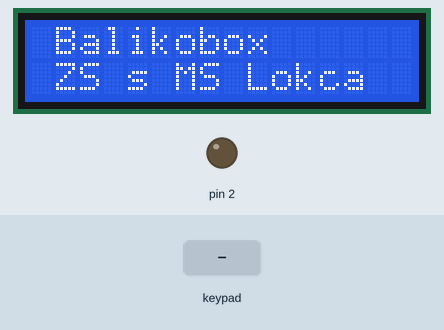
Simulated run of this sketch. Board: Arduino Mega 2560, built with avr-gcc and run on an emulated ATmega2560. Shown: 16×2 character LCD, output pins drawn as LEDs (lit = HIGH). The inputs (shaded band) are chosen by the test bench. The local clock reads 2024-03-15 10:24:30 at power-on unless the sketch sets it; pins used as bus, display or sensor lines are not drawn; what the sketch prints to the serial monitor is not drawn.

Above: at 1.3 s.
1.4 s: keypad keys 2 3 6 6 3 2 * pressed 0.4 s apart
At 4.5 s:
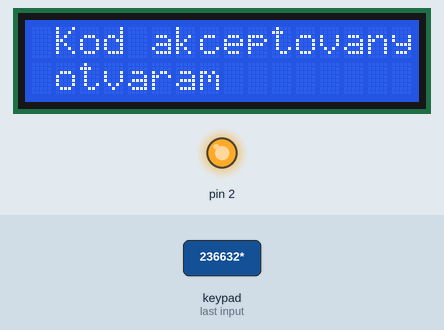
5.7 s: keypad keys 2 3 6 6 3 2 # pressed 0.4 s apart
At 10.9 s:
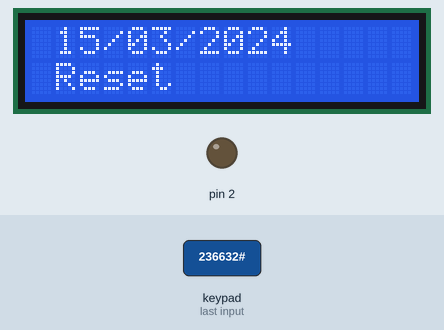
11.5 s: keypad keys 4 3 5 3 5 1 4 7 * pressed 0.4 s apart
At 15.3 s:
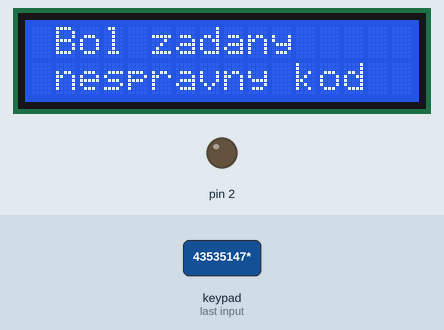
18.1 s: key '1' pressed
At 18.5 s:
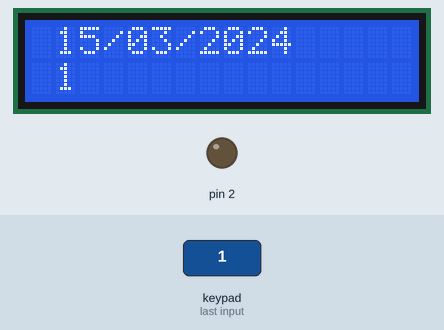
19.6 s: key '2' pressed
At 20.7 s:
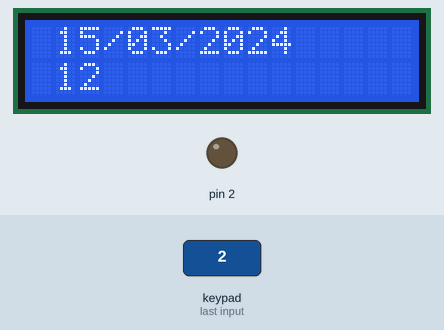
21.1 s: key '*' pressed
At 23.7 s:
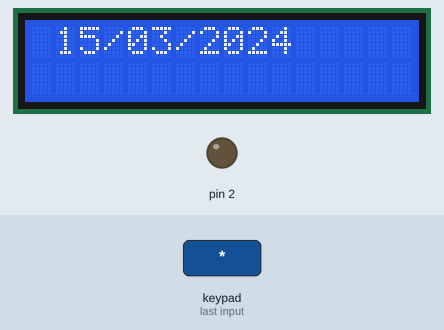
Timing chart, 0 to 25.1 s (numbered marks = the images above; inputs shaded):
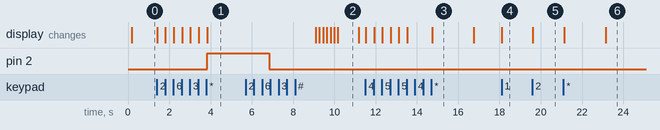

Measured:
- after the input at 1.4 s, pin 2: LOW → HIGH after 2.4 s; the display: first changes at once (image 1 shows a later state)
- after the input at 5.7 s, the display: first changes after 3.4 s (image 2 shows a later state)
- after the input at 11.5 s, the display: first changes at once (image 3 shows a later state)
- after the input at 18.1 s, the display: changes at once (image 4)
- after the input at 19.6 s, the display: changes at once (image 5)
- after the input at 21.1 s, the display: first changes at once (image 6 shows a later state)
- what the display in image 2 shows lasts 1.0 s, from 10.2 s to 11.2 s

The sketch:

source.ino
```cpp
//First Lego League [FLL] - inovativny projekt
//Program pre domaci balikobox


  // Arduino casovy modul
// pripojenia modulu: CLK -> pin 11; DAT -> pin 10; RST -> pin 9; VCC a GND v setup() {cez digitalne piny};
int clk = 11;
int dat = 10;
int rst = 9;

// kniznice pre komunikaciu s casovym modulom
#include <ThreeWire.h>
#include <RtcDS1302.h>

// inicializacia spojenia
ThreeWire myWire(dat,clk,rst);
RtcDS1302<ThreeWire> Rtc(myWire);


  // Arduino klavesnica
//pripojenia modulu: podla standardu RJ45-T568B otocene (od hnedej po slabo oranzovu) s tym ze sa hnedy vodic vynecha a zapaja sa od pinu 53 kazdy dalsi vodic o 2 menej (51, 49,...) az po pin 41
// kniznica pre komunikaciu s klavesnicou
#include "Keypad.h"

const byte ROWS = 4; //4 riadky
const byte COLS = 3; //3 stlpce
char keys[ROWS][COLS] =
 {{'1','2','3'},
  {'4','5','6'},
  {'7','8','9'},
  {'*','0','#'}};

byte rowPins[ROWS] = {
  43, 53, 51, 47}; //pripojenie do riadkov
//1,  2,  3,  4
byte colPins[COLS] = {
  45, 41, 49}; // pripojenie do stlpcov
//1,  2,  3

// inicializacia klavesnica
Keypad keypad = Keypad( makeKeymap(keys), rowPins, colPins, ROWS, COLS );

  // Arduino displej
//pripojenia modulu: (MODRY KONIEC)SCL -> SCL, (ZELENY KONIEC)SDA -> SDA, (ORANZOVY KONIEC)VCC -> 5V, (ZLTY KONIEC)GND -> GND
// kniznice
#include <Wire.h>
#include <LiquidCrystal_I2C.h>

// inicializacia displeja
LiquidCrystal_I2C lcd(0x27,16,2);  //  0x27 pre 16 znakov a 2 riadky


void setup () {
  // Arduino casovy modul - pripojenie k prudu
  digitalWrite (13, HIGH); // output 5V for VCC
  digitalWrite (12, LOW); // ground set to 0V
  pinMode (12, OUTPUT); // turn on GND pin first (important!)
  pinMode (13, OUTPUT); // turn on VCC power
  // kratke oneskorenie len pre zicher
  delay(100);

  // Arduino casovy modul - inicializacia
  Rtc.Begin();

  // Arduino LCD inicializacia
  lcd.init();
  lcd.backlight();
  lcd.setCursor(1,0);
  lcd.print("Balikobox");
  lcd.setCursor(1,1);
  lcd.print("ZS s MS Lokca");

  // arduino zamok/rele
  pinMode(2, OUTPUT);

  Serial.begin(9600);

}

#define countof(a) (sizeof(a) / sizeof(a[0]))
// premenne rozne ucely

bool awake = true;

// chybove hlasky
bool Error = false;
String ErrorMessage = ""; // chybová hláška do Serial Monitora
String ErrorMessageDisplay_sk = "Lutujeme, nastala chyba!";
String ErrorMessageDisplay_en = "We are sorry, an error occured!";


String code = "";
String code_previsouls = "";
int code_lenght = 0;
String code_master = "236632";
void loop () {
  RtcDateTime now = Rtc.GetDateTime(); // v premennej "teraz" je ulozeny aktualny cas
  if (!now.IsValid()){
    Error = true;
    ErrorMessage += "Chyba RTC";
  }
  char teraz[20];
  snprintf_P(teraz, countof(teraz), PSTR("%02u/%02u/%04u %02u:%02u:%02u"),
  now.Day(), now.Month(), now.Year(),
  now.Hour(), now.Minute(), now.Second() );
  char datum[11];
  snprintf_P(datum, countof(datum), PSTR("%02u/%02u/%04u %02u:%02u:%02u"),
  now.Day(), now.Month(), now.Year());
  while (Error) {
    lcd.clear();
    lcd.setCursor(1,0);
    lcd.print(ErrorMessageDisplay_sk);
    lcd.setCursor(1,1);
    lcd.print(ErrorMessageDisplay_en);
    delay(20000);
    lcd.clear();
    delay(500);
    lcd.noBacklight();
  }
  while (awake) {
    char key = keypad.getKey();
    if (key != NO_KEY){
      if ( String(key) == "*") {
        if (code_lenght != 0  ) {
          if ( validCode(code, teraz) ) {
            lcd.clear();
            lcd.setCursor(1,0);
            lcd.print("Kod akceptovany");
            lcd.setCursor(1,1);
            lcd.print("otvaram");
            otvorVrata();
            delay(2000);
            lcd.clear();
            lcd.setCursor(1,0);
            lcd.print(datum);
          } else {
            lcd.clear();
            lcd.setCursor(1,0);
            lcd.print("Bol zadany");
            lcd.setCursor(1,1);
            lcd.print("nespravny kod");
            delay(2000);
            lcd.clear();
            lcd.setCursor(1,0);
            lcd.print(datum);
          }
          code = "";
          code_lenght = 0;
        }
      }
      else if ( String(key) == "#") {
        if (code_lenght > 0) {
          lcd.clear();
          lcd.setCursor(1,0);
          lcd.print(datum);
          lcd.setCursor(1,1);
          lcd.print("Reset");
          delay(1000);
          lcd.clear();
          lcd.setCursor(1,0);
          lcd.print(datum);
          code = "";
          code_lenght = 0;
        }
      } else if (code_lenght < 6) {
        code = code + String(key);
        code_lenght++;
      }
    }
    if (code != code_previsouls) {
        lcd.clear();
        lcd.setCursor(1,0);
        lcd.print(datum);
        lcd.setCursor(1,1);
        lcd.print(code);
        code_previsouls = code;
    }
  }


    delay(5000); // tu by sa program nemal dostať
}

// Citas?

bool validCode(String code, char teraz[20]){
  char den[3];
  den[0] = teraz[0];
  den[1] = teraz[1];
  den[2] = '\0';
  String den_s = ( String(den[0])+String(den[1]) );
  int start = den_s.toInt();

  float value1 = start * 2;
  float value2 = start * 3;
  float value3 = start * 4;
  float value4 = start * 5;
  float  value5 = start * 6;
  float  value6 = start * 7;


        //oprava chybného výsledku

        do {
          value1 = value1 / 2;
        } while (value1 > 9);

        value1 = round(value1);

        do {
          value2 = value2 / 2;
        } while (value2 > 9);

        value2 = round(value2);

        do {
          value3 = value3 / 2;
        } while (value3 > 9);

        value3 = round(value3);

        do {
          value4 = value4 / 2;
        } while (value4 > 9);

        value4 = round(value4);

        do {
          value5 = value5 / 2;
        } while (value5 > 9);

        value5 = round(value5);

        do {
          value6 = value6 / 2;
        } while (value6 > 9);

        value6 = round(value6);


  int v1 = value1;
  int v2 = value2;
  int v3 = value3;
  int v4 = value4;
  int v5 = value5;
  int v6 = value6;


  String code_gen = String(v1)+String(v2)+String(v3)+String(v4)+String(v5)+String(v6);
  Serial.print(code_gen);
  if (code == code_gen || code == code_master) return true;
  return false;
}

void otvorVrata(){
  digitalWrite(2, HIGH);
  delay(3000);
  digitalWrite(2, LOW);
  delay(200);
}
```
